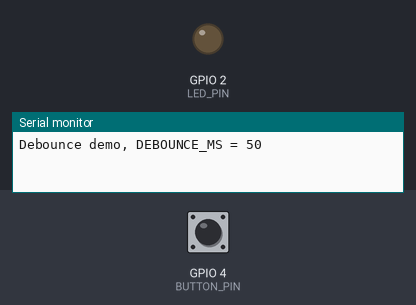
Simulated run of this program. Board: ESP32. Parts: output pins drawn as LEDs (lit = HIGH), the last lines printed to the serial monitor. The test bench sets the inputs (shaded band); at power-on: GPIO 4 (BUTTON_PIN) HIGH.

Above: at 1.2 s.
1.3 s: GPIO 4 (BUTTON_PIN) pulled LOW for 0.15 s
At 1.8 s:
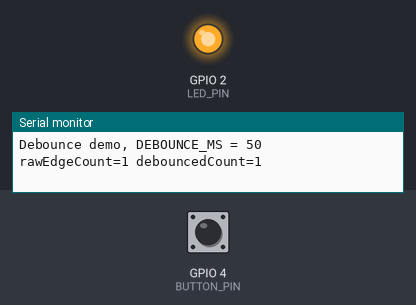
2.9 s: GPIO 4 (BUTTON_PIN) pulled LOW for 1 s
At 4.2 s:
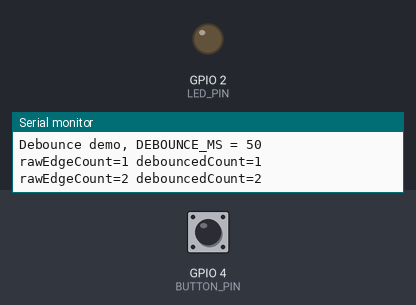
5.4 s: GPIO 4 (BUTTON_PIN) pulled LOW for 3.2 s
At 6.2 s:
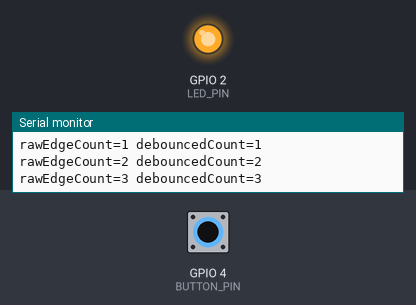
Timing chart, 0 to 8.4 s (numbered marks = the images above; inputs shaded):
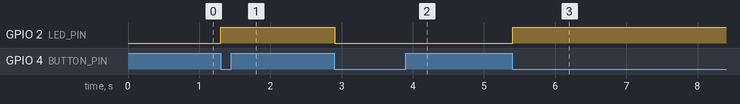

Measured:
- after the input at 1.3 s, GPIO 2 (LED_PIN): LOW → HIGH at once
- after the input at 2.9 s, GPIO 2 (LED_PIN): HIGH → LOW at once
- after the input at 5.4 s, GPIO 2 (LED_PIN): LOW → HIGH at once

The program:

main.cpp
```cpp
// Bai 2 - Demo Debounce: chong doi bang millis() ngay trong ISR
#include <Arduino.h>

#define BUTTON_PIN 4
#define LED_PIN    2

#ifndef DEBOUNCE_MS     // duoc dat boi build_flags trong platformio.ini
#define DEBOUNCE_MS 50  // Cua so chong doi: bo qua suon xuong trong 50ms sau suon dau
#endif

volatile uint32_t debouncedCount = 0;        // So lan nhan nut THUC SU (da chong doi)
volatile uint32_t rawEdgeCount = 0;          // So suon xuong THO (de doi chieu, chua chong doi)
volatile unsigned long lastInterruptTime = 0; // Moc thoi gian (ms) cua suon xuong hop le gan nhat

portMUX_TYPE mux = portMUX_INITIALIZER_UNLOCKED;

// ----------------- ISR: CO CHONG DOI BANG millis() -----------------
void IRAM_ATTR handleInterrupt() {
  rawEdgeCount++;   // Ghi nhan moi suon xuong tho

  unsigned long now = millis();
  if (now - lastInterruptTime >= DEBOUNCE_MS) {
    // Da qua DEBOUNCE_MS ke tu suon hop le truoc do -> day la lan nhan MOI
    debouncedCount++;
    lastInterruptTime = now;
  }
  // Nguoc lai: suon nay roi vao "cua so chong doi" -> bo qua, khong dem
}

void setup() {
  Serial.begin(115200);
  pinMode(LED_PIN, OUTPUT);
  pinMode(BUTTON_PIN, INPUT_PULLUP);
  attachInterrupt(digitalPinToInterrupt(BUTTON_PIN), handleInterrupt, FALLING);
  Serial.printf("Debounce demo, DEBOUNCE_MS = %d\n", DEBOUNCE_MS);
}

void loop() {
  static uint32_t lastShown = 0;
  static bool ledState = false;

  // Doc 2 bien volatile 32-bit trong vung gang de khong bi ngat chen giua
  portENTER_CRITICAL(&mux);
  uint32_t raw = rawEdgeCount;
  uint32_t deb = debouncedCount;
  portEXIT_CRITICAL(&mux);

  if (deb != lastShown) {          // co lan nhan moi da loc
    lastShown = deb;
    ledState = !ledState;          // dao LED moi lan nhan thuc
    digitalWrite(LED_PIN, ledState);
    Serial.printf("rawEdgeCount=%u debouncedCount=%u\n", raw, deb);
  }
  delay(5);
}
```
